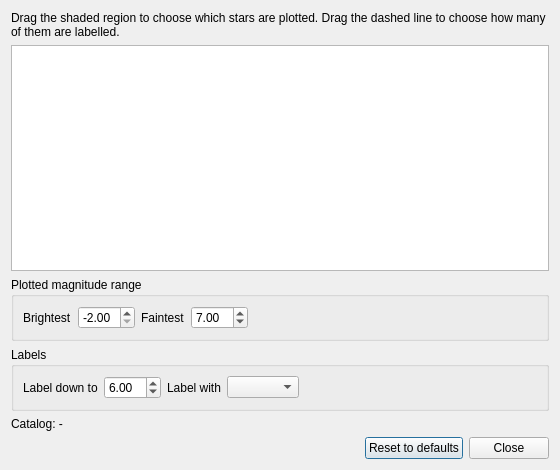
<?xml version="1.0" encoding="UTF-8"?>
<ui version="4.0">
 <class>StarOptionsDialog</class>
 <widget class="QDialog" name="StarOptionsDialog">
  <property name="geometry">
   <rect>
    <x>0</x>
    <y>0</y>
    <width>560</width>
    <height>470</height>
   </rect>
  </property>
  <property name="windowTitle">
   <string>Star Field Options</string>
  </property>
  <layout class="QVBoxLayout" name="star_options_layout">
   <item>
    <widget class="QLabel" name="star_options_hint_label">
     <property name="text">
      <string>Drag the shaded region to choose which stars are plotted. Drag the dashed line to choose how many of them are labelled.</string>
     </property>
     <property name="wordWrap">
      <bool>true</bool>
     </property>
    </widget>
   </item>
   <item>
    <widget class="PlotWidget" name="star_options_histogram">
     <property name="minimumSize">
      <size>
       <width>0</width>
       <height>200</height>
      </size>
     </property>
    </widget>
   </item>
   <item>
    <widget class="QGroupBox" name="star_options_plotted_group">
     <property name="title">
      <string>Plotted magnitude range</string>
     </property>
     <layout class="QHBoxLayout" name="star_options_plotted_layout">
      <item>
       <widget class="QLabel" name="star_options_mag_min_label">
        <property name="text">
         <string>Brightest</string>
        </property>
       </widget>
      </item>
      <item>
       <widget class="QDoubleSpinBox" name="star_options_mag_min_spin">
        <property name="decimals">
         <number>2</number>
        </property>
        <property name="minimum">
         <double>-2.000000000000000</double>
        </property>
        <property name="maximum">
         <double>20.000000000000000</double>
        </property>
        <property name="singleStep">
         <double>0.250000000000000</double>
        </property>
        <property name="value">
         <double>-2.000000000000000</double>
        </property>
       </widget>
      </item>
      <item>
       <widget class="QLabel" name="star_options_mag_max_label">
        <property name="text">
         <string>Faintest</string>
        </property>
       </widget>
      </item>
      <item>
       <widget class="QDoubleSpinBox" name="star_options_mag_max_spin">
        <property name="decimals">
         <number>2</number>
        </property>
        <property name="minimum">
         <double>-2.000000000000000</double>
        </property>
        <property name="maximum">
         <double>20.000000000000000</double>
        </property>
        <property name="singleStep">
         <double>0.250000000000000</double>
        </property>
        <property name="value">
         <double>7.000000000000000</double>
        </property>
       </widget>
      </item>
      <item>
       <spacer name="star_options_plotted_spacer">
        <property name="orientation">
         <enum>Qt::Horizontal</enum>
        </property>
        <property name="sizeHint" stdset="0">
         <size>
          <width>40</width>
          <height>20</height>
         </size>
        </property>
       </spacer>
      </item>
     </layout>
    </widget>
   </item>
   <item>
    <widget class="QGroupBox" name="star_options_label_group">
     <property name="title">
      <string>Labels</string>
     </property>
     <layout class="QHBoxLayout" name="star_options_label_layout">
      <item>
       <widget class="QLabel" name="star_options_label_mag_label">
        <property name="text">
         <string>Label down to</string>
        </property>
       </widget>
      </item>
      <item>
       <widget class="QDoubleSpinBox" name="star_options_label_mag_spin">
        <property name="toolTip">
         <string>Stars fainter than this still get a marker, but no text.</string>
        </property>
        <property name="decimals">
         <number>2</number>
        </property>
        <property name="minimum">
         <double>-2.000000000000000</double>
        </property>
        <property name="maximum">
         <double>20.000000000000000</double>
        </property>
        <property name="singleStep">
         <double>0.250000000000000</double>
        </property>
        <property name="value">
         <double>6.000000000000000</double>
        </property>
       </widget>
      </item>
      <item>
       <widget class="QLabel" name="star_options_scheme_label">
        <property name="text">
         <string>Label with</string>
        </property>
       </widget>
      </item>
      <item>
       <widget class="QComboBox" name="star_options_scheme_combo">
        <property name="toolTip">
         <string>Pin one identifier, or use the best available for each star. Hovering a star always shows every identifier it has.</string>
        </property>
       </widget>
      </item>
      <item>
       <spacer name="star_options_label_spacer">
        <property name="orientation">
         <enum>Qt::Horizontal</enum>
        </property>
        <property name="sizeHint" stdset="0">
         <size>
          <width>40</width>
          <height>20</height>
         </size>
        </property>
       </spacer>
      </item>
     </layout>
    </widget>
   </item>
   <item>
    <widget class="QLabel" name="star_options_readout_label">
     <property name="text">
      <string>Catalog: -</string>
     </property>
    </widget>
   </item>
   <item>
    <layout class="QHBoxLayout" name="star_options_button_layout">
     <item>
      <spacer name="star_options_button_spacer">
       <property name="orientation">
        <enum>Qt::Horizontal</enum>
       </property>
       <property name="sizeHint" stdset="0">
        <size>
         <width>40</width>
         <height>20</height>
        </size>
       </property>
      </spacer>
     </item>
     <item>
      <widget class="QPushButton" name="star_options_reset_button">
       <property name="text">
        <string>Reset to defaults</string>
       </property>
      </widget>
     </item>
     <item>
      <widget class="QPushButton" name="star_options_close_button">
       <property name="text">
        <string>Close</string>
       </property>
      </widget>
     </item>
    </layout>
   </item>
  </layout>
 </widget>
 <customwidgets>
  <customwidget>
   <class>PlotWidget</class>
   <extends>QGraphicsView</extends>
   <header>pyqtgraph</header>
  </customwidget>
 </customwidgets>
 <resources/>
 <connections/>
</ui>
